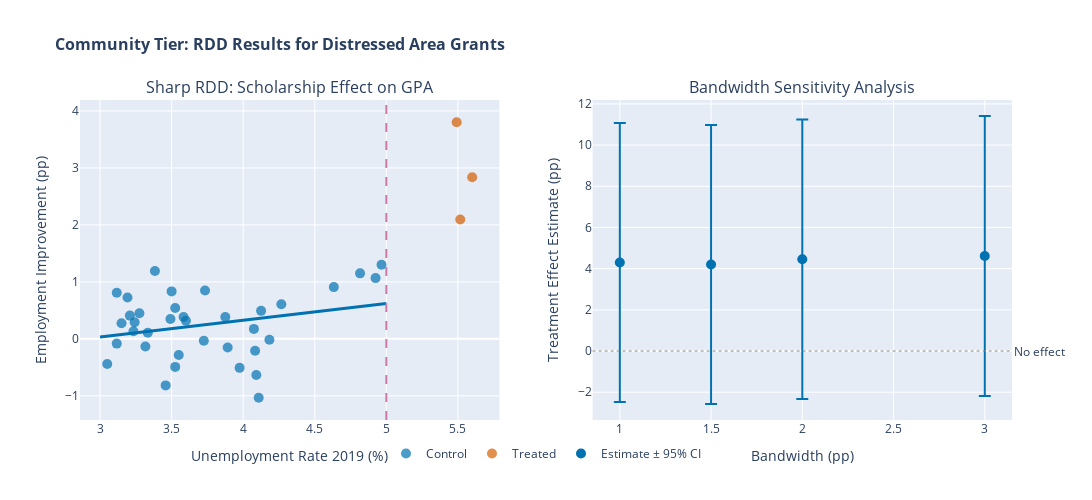

Write notebook code for a chart like this one.
### Code cell
# =============================================================================
# Visualize RDD Estimate
# =============================================================================

fig = make_subplots(rows=1, cols=2, subplot_titles=(
    'Sharp RDD: Scholarship Effect on GPA',
    'Bandwidth Sensitivity Analysis'
))

# 1. RDD plot with fitted lines
bw = 15  # Visualization bandwidth

# Plot data
bw = 2.0  # Visualization bandwidth for unemployment RDD
mask = (df['running_var'] >= cutoff - bw) & (df['running_var'] <= cutoff + bw)
df_plot = df[mask]

below_plot = df_plot[df_plot['treated'] == 0]
above_plot = df_plot[df_plot['treated'] == 1]

fig.add_trace(
    go.Scatter(x=below_plot['running_var'], y=below_plot['employment_outcome'], mode='markers',
               marker=dict(color=CONTROL_COLOR, size=10, opacity=0.7),
               name='Control'),
    row=1, col=1
)
fig.add_trace(
    go.Scatter(x=above_plot['running_var'], y=above_plot['employment_outcome'], mode='markers',
               marker=dict(color=TREATED_COLOR, size=10, opacity=0.7),
               name='Treated'),
    row=1, col=1
)

# Fit and plot local linear regressions
x_left = np.linspace(cutoff - bw, cutoff, 50)
x_right = np.linspace(cutoff, cutoff + bw, 50)

# Left regression
left_data = below_plot[below_plot['running_var'] >= cutoff - bw]
if len(left_data) > 3:
    z_left = np.polyfit(left_data['running_var'], left_data['employment_outcome'], 1)
    y_left = np.polyval(z_left, x_left)
    fig.add_trace(
        go.Scatter(x=x_left, y=y_left, mode='lines',
                   line=dict(color=CONTROL_COLOR, width=3),
                   name='Control Fit', showlegend=False),
        row=1, col=1
    )

# Right regression
right_data = above_plot[above_plot['running_var'] <= cutoff + bw]
if len(right_data) > 3:
    z_right = np.polyfit(right_data['running_var'], right_data['employment_outcome'], 1)
    y_right = np.polyval(z_right, x_right)
    fig.add_trace(
        go.Scatter(x=x_right, y=y_right, mode='lines',
                   line=dict(color=TREATED_COLOR, width=3),
                   name='Treated Fit', showlegend=False),
        row=1, col=1
    )

# Cutoff line
fig.add_vline(x=cutoff, line_color=CUTOFF_COLOR, line_width=2, line_dash='dash',
              row=1, col=1)

# Annotate effect
if len(left_data) > 3 and len(right_data) > 3:
    y_left_at_c = np.polyval(z_left, cutoff)
    y_right_at_c = np.polyval(z_right, cutoff)
    fig.add_annotation(
        x=cutoff - 0.5, y=(y_left_at_c + y_right_at_c)/2,
        text=f'τ = {main_result["estimate"]:.2f} pp',
        showarrow=False, font=dict(size=12, weight='bold'),
        row=1, col=1
    )

# 2. Bandwidth sensitivity
estimates = [r['estimate'] for r in results]
lower = [r['ci'][0] for r in results]
upper = [r['ci'][1] for r in results]

# Error bars using scatter with error_y
fig.add_trace(
    go.Scatter(x=bandwidths, y=estimates, mode='markers',
               marker=dict(color=COLORS[0], size=10),
               error_y=dict(type='data', symmetric=False,
                           array=[u - e for e, u in zip(estimates, upper)],
                           arrayminus=[e - l for e, l in zip(estimates, lower)],
                           color=COLORS[0], thickness=2, width=6),
               name='Estimate ± 95% CI'),
    row=1, col=2
)

# Add zero reference line (no effect)
fig.add_hline(y=0, line_color='gray', line_width=1, line_dash='dot',
              annotation_text='No effect', annotation_position='right',
              row=1, col=2)

# Update axes labels
fig.update_xaxes(title_text='Unemployment Rate 2019 (%)', row=1, col=1)
fig.update_yaxes(title_text='Employment Improvement (pp)', row=1, col=1)
fig.update_xaxes(title_text='Bandwidth (pp)', row=1, col=2)
fig.update_yaxes(title_text='Treatment Effect Estimate (pp)', row=1, col=2)

# Update layout
fig.update_layout(
    title=dict(text='Community Tier: RDD Results for Distressed Area Grants',
               font=dict(size=16, weight='bold')),
    height=500, width=1100,
    showlegend=True,
    legend=dict(orientation='h', yanchor='bottom', y=-0.15, xanchor='center', x=0.5)
)

fig.show()

### Figure 1 — Plotly figure (JSON) as saved in the notebook; plotly's stock layout.template omitted (floating-point values rounded to 4 significant figures)
{"data": [{"marker": {"color": "#0072B2", "opacity": 0.7, "size": 10}, "mode": "markers", "name": "Control", "type": "scatter", "x": [3.192, 4.817, 3.492, 4.092, 3.583, 3.55, 3.242, 3.6, 3.975, 3.317, 3.15, 4.083, 4.633, 3.383, 3.05, 4.075, 3.275, 3.233, 3.5, 3.117, 4.108, 3.458, 4.967, 3.892, 3.875, 4.125, 3.117, 3.725, 4.267, 3.525, 3.333, 3.525, 4.183, 4.925, 3.208, 3.733], "xaxis": "x", "y": [0.725, 1.15, 0.35, -0.6333, 0.3833, -0.2833, 0.2917, 0.3167, -0.5083, -0.1333, 0.275, -0.2083, 0.9083, 1.192, -0.4417, 0.175, 0.45, 0.1333, 0.8333, 0.8083, -1.033, -0.8167, 1.3, -0.15, 0.3833, 0.4917, -0.08333, -0.03333, 0.6083, 0.5417, 0.1083, -0.4917, -0.01667, 1.067, 0.4083, 0.85], "yaxis": "y"}, {"marker": {"color": "#D55E00", "opacity": 0.7, "size": 10}, "mode": "markers", "name": "Treated", "type": "scatter", "x": [5.6, 5.517, 5.492], "xaxis": "x", "y": [2.838, 2.096, 3.802], "yaxis": "y"}, {"line": {"color": "#0072B2", "width": 3}, "mode": "lines", "name": "Control Fit", "showlegend": false, "type": "scatter", "x": [3.0, 3.041, 3.082, 3.122, 3.163, 3.204, 3.245, 3.286, 3.327, 3.367, 3.408, 3.449, 3.49, 3.531, 3.571, 3.612, 3.653, 3.694, 3.735, 3.776, 3.816, 3.857, 3.898, 3.939, 3.98, 4.02, 4.061, 4.102, 4.143, 4.184, 4.224, 4.265, 4.306, 4.347, 4.388, 4.429, 4.469, 4.51, 4.551, 4.592, 4.633, 4.673, 4.714, 4.755, 4.796, 4.837, 4.878, 4.918, 4.959, 5.0], "xaxis": "x", "y": [0.03178, 0.04383, 0.05588, 0.06793, 0.07998, 0.09203, 0.1041, 0.1161, 0.1282, 0.1402, 0.1523, 0.1643, 0.1764, 0.1884, 0.2005, 0.2125, 0.2246, 0.2367, 0.2487, 0.2608, 0.2728, 0.2849, 0.2969, 0.309, 0.321, 0.3331, 0.3451, 0.3572, 0.3692, 0.3813, 0.3933, 0.4054, 0.4174, 0.4295, 0.4415, 0.4536, 0.4656, 0.4777, 0.4897, 0.5018, 0.5138, 0.5259, 0.5379, 0.55, 0.562, 0.5741, 0.5861, 0.5982, 0.6102, 0.6223], "yaxis": "y"}, {"error_y": {"array": [6.771, 6.774, 6.786, 6.795], "arrayminus": [6.771, 6.774, 6.786, 6.795], "color": "#0072B2", "symmetric": false, "thickness": 2, "type": "data", "width": 6}, "marker": {"color": "#0072B2", "size": 10}, "mode": "markers", "name": "Estimate ± 95% CI", "type": "scatter", "x": [1, 1.5, 2, 3], "xaxis": "x2", "y": [4.299, 4.202, 4.452, 4.615], "yaxis": "y2"}], "layout": {"annotations": [{"font": {"size": 16}, "showarrow": false, "text": "Sharp RDD: Scholarship Effect on GPA", "x": 0.225, "xanchor": "center", "xref": "paper", "y": 1, "yanchor": "bottom", "yref": "paper"}, {"font": {"size": 16}, "showarrow": false, "text": "Bandwidth Sensitivity Analysis", "x": 0.775, "xanchor": "center", "xref": "paper", "y": 1, "yanchor": "bottom", "yref": "paper"}, {"showarrow": false, "text": "No effect", "x": 1, "xanchor": "left", "xref": "x2 domain", "y": 0, "yanchor": "middle", "yref": "y2"}], "height": 500, "legend": {"orientation": "h", "x": 0.5, "xanchor": "center", "y": -0.15, "yanchor": "bottom"}, "shapes": [{"line": {"color": "#CC79A7", "dash": "dash", "width": 2}, "type": "line", "x0": 5, "x1": 5, "xref": "x", "y0": 0, "y1": 1, "yref": "y domain"}, {"line": {"color": "gray", "dash": "dot", "width": 1}, "type": "line", "x0": 0, "x1": 1, "xref": "x2 domain", "y0": 0, "y1": 0, "yref": "y2"}], "showlegend": true, "title": {"font": {"size": 16, "weight": "bold"}, "text": "Community Tier: RDD Results for Distressed Area Grants"}, "width": 1100, "xaxis": {"anchor": "y", "domain": [0, 0.45], "title": {"text": "Unemployment Rate 2019 (%)"}}, "xaxis2": {"anchor": "y2", "domain": [0.55, 1], "title": {"text": "Bandwidth (pp)"}}, "yaxis": {"anchor": "x", "domain": [0, 1], "title": {"text": "Employment Improvement (pp)"}}, "yaxis2": {"anchor": "x2", "domain": [0, 1], "title": {"text": "Treatment Effect Estimate (pp)"}}}}
